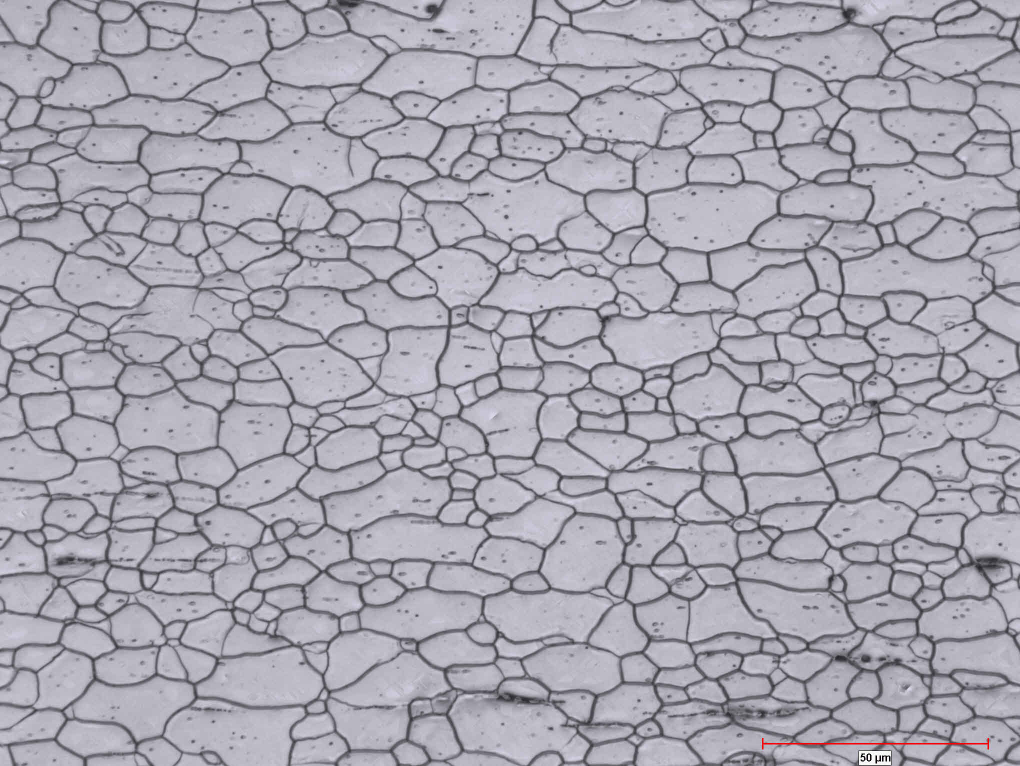
#> input picture grainSizeAndNumber/pictures/1.png, 2040 x 1532 px (shown at 1/2 size)
$ python bitMapBlackPixel.py
#> lines starting #> are read from the running program, lines starting #| are printed output that depends on the picture; after the words box and inside, x2 and y2 are one past the last pixel; in counts of white or black regions, pixels touching at a corner belong together
import cv2

threshold = 140 # this changes pic-to-pic
numberOfLines=10 # how many line you want to draw
imageFile='pictures/1.png'
width=900 # image width after resizingg
height=900 # image height after resizing

def main():
    pixelDifOfEachLine=height//(numberOfLines+1)
    startPixel=pixelDifOfEachLine
    img = cv2.imread(imageFile)  # image file
#> img is the input picture: shape (1532, 2040, 3); mean B, G, R 176.7, 166, 168.1
    image = cv2.resize(img, (width,height), interpolation = cv2.INTER_AREA)
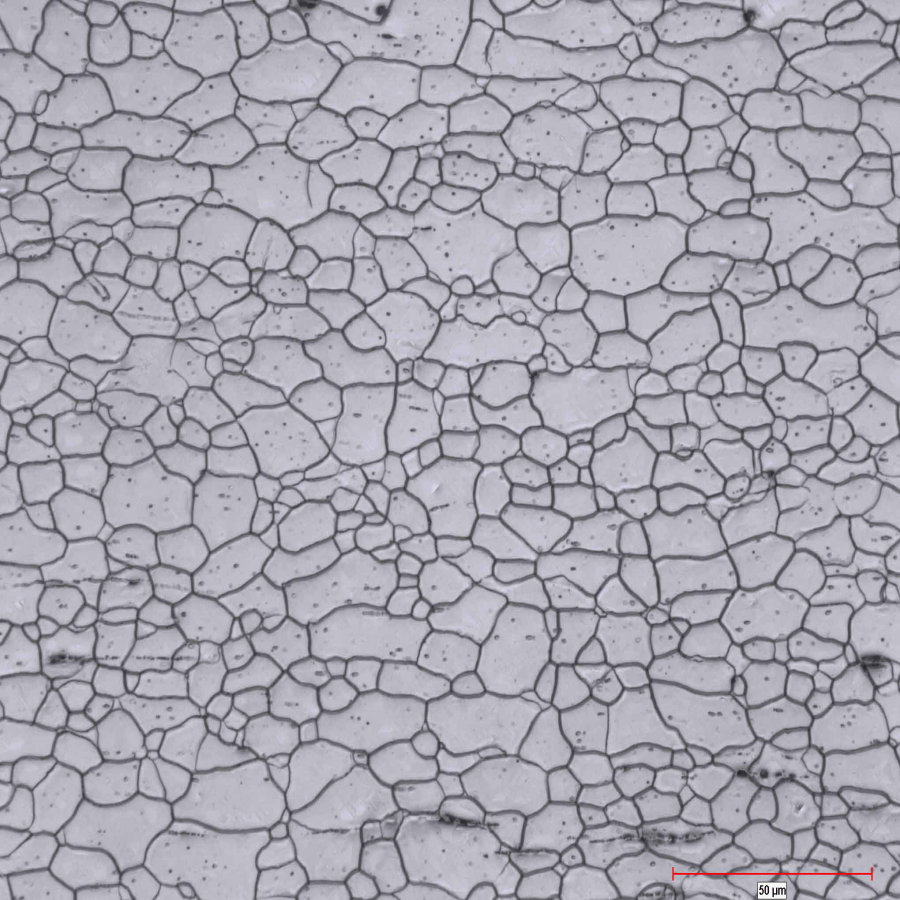
#> image: shape (900, 900, 3); mean B, G, R 176.7, 166, 168.1
    blur = cv2.medianBlur(image, 5)
    blur2 = cv2.medianBlur(blur, 5) ## this picture needs double blur
    gray = cv2.cvtColor(blur2, cv2.COLOR_BGR2GRAY)
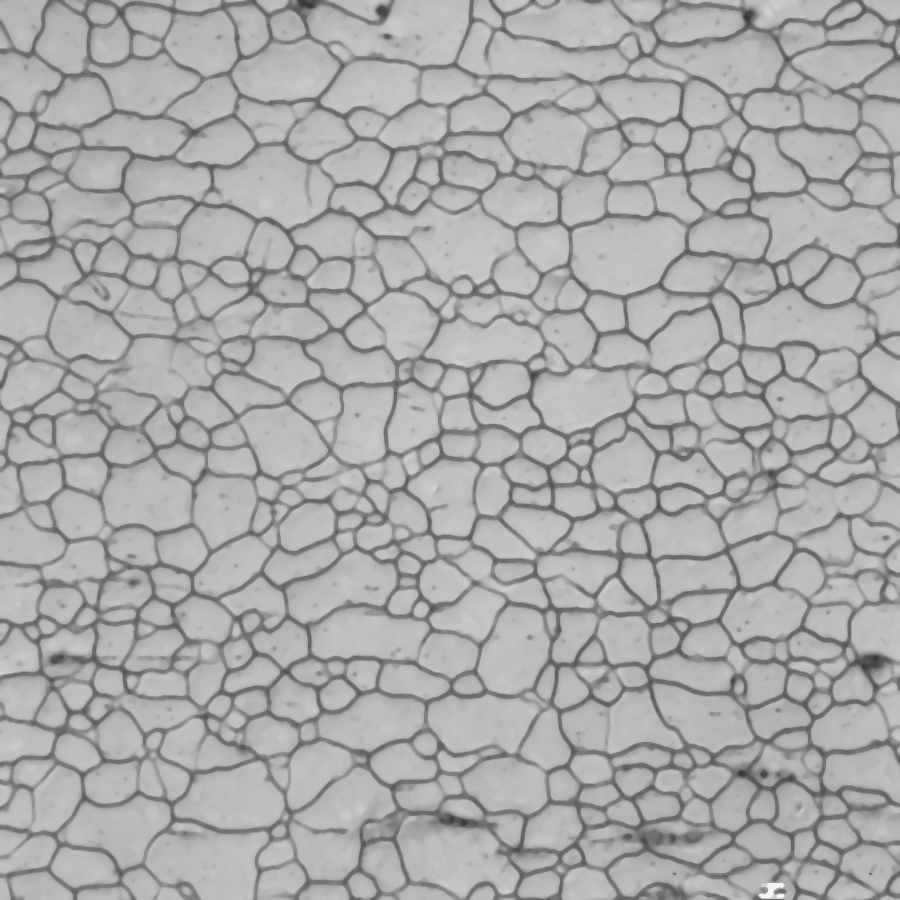
#> gray: shape (900, 900); min 53, max 246, mean 169.7
    bitmap = cv2.threshold(gray,threshold,255, cv2.THRESH_BINARY)[1]
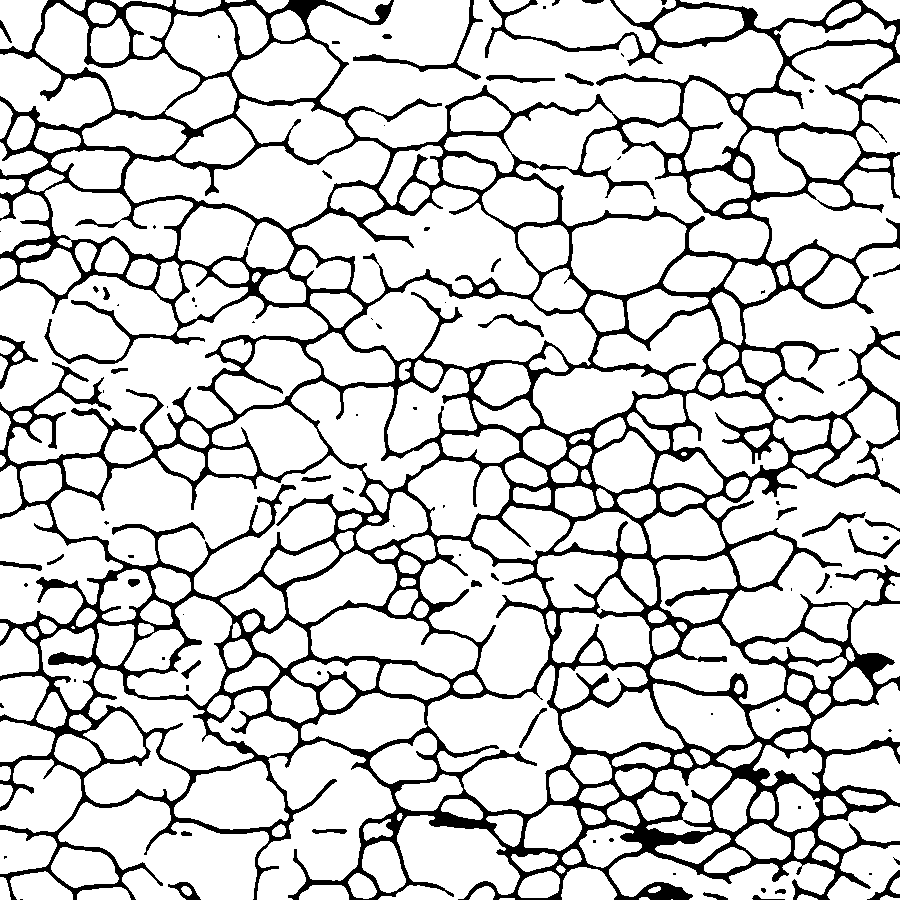
#> bitmap: shape (900, 900); 82.2% white; 91 black regions (48 under 20 px), largest, box (x1, y1, x2, y2) and area: (0, 0, 900, 900) 138657, (353, 0, 483, 80) 862, (0, 335, 38, 389) 485
    backToRgbForLines = cv2.cvtColor(bitmap,cv2.COLOR_GRAY2RGB)
    countOfHorizontalRisingEdge=0
    countOfVerticalRisingEdge=0
    print("Calculation started from the upper-left side!")
    print("Horizontal Lines Starting!")
    for Y in range(startPixel,width-1,pixelDifOfEachLine): # horizontal lines
        countOfRisingEdge = 0
        for X in range(0,height):
            backToRgbForLines[Y][X]=(255,0,0)
            locatedPixel = bitmap[Y][X-1]
            nextPixel = bitmap[Y][X]
            if(locatedPixel==255 and nextPixel==0): # white to black
                countOfHorizontalRisingEdge+=1
                countOfRisingEdge +=1

        print("Y:",Y," finished!")
        print("How Many Edges Passed On This Line : ",countOfRisingEdge)
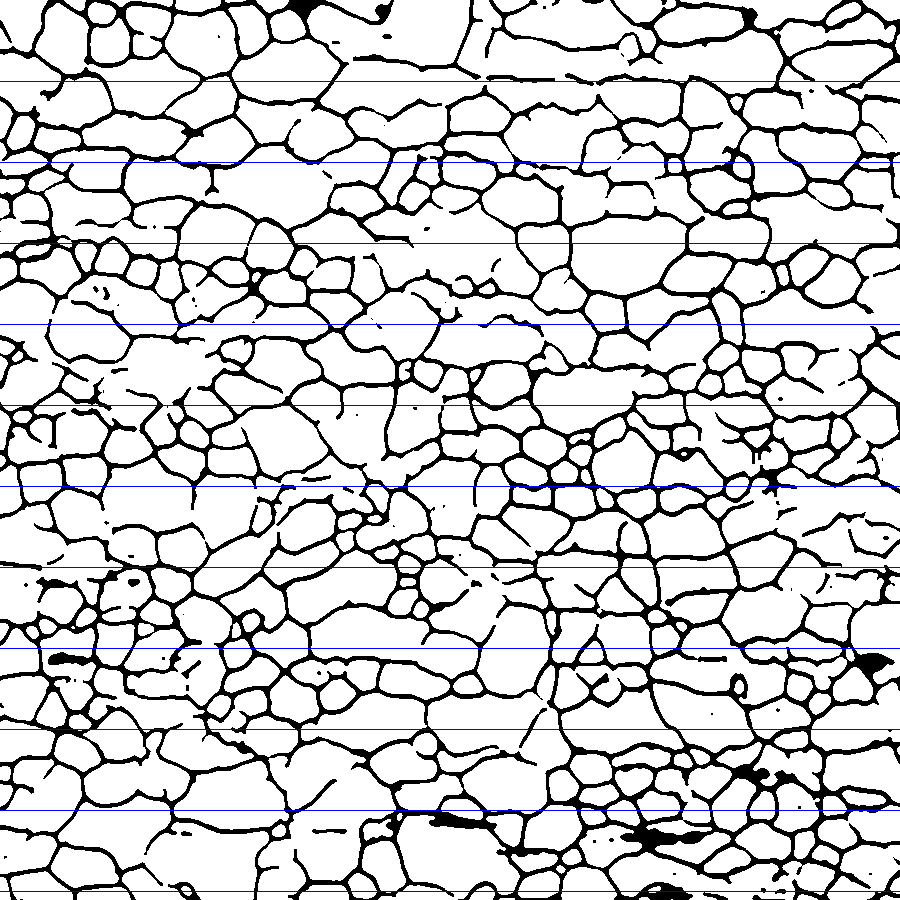
#> backToRgbForLines: shape (900, 900, 3); mean B, G, R 210, 206.9, 206.9
#> after the loop, countOfHorizontalRisingEdge = 188

    print("Horizontal Lines DONE!")
    print("------------------------")
    print("Vertical Lines Starting!")
    for X in range(startPixel,height-1,pixelDifOfEachLine): # vertical lines
        countOfRisingEdge = 0
        for Y in range(0,width):
            backToRgbForLines[Y][X]=(255,0,0)
            locatedPixel = bitmap[Y-1][X]
            nextPixel = bitmap[Y][X]
            if(locatedPixel==255 and nextPixel==0): # white to black
                countOfVerticalRisingEdge+=1
                countOfRisingEdge +=1
        print("X:",X," finished!")
        print("How Many Edges Passed On This Line : ",countOfRisingEdge)
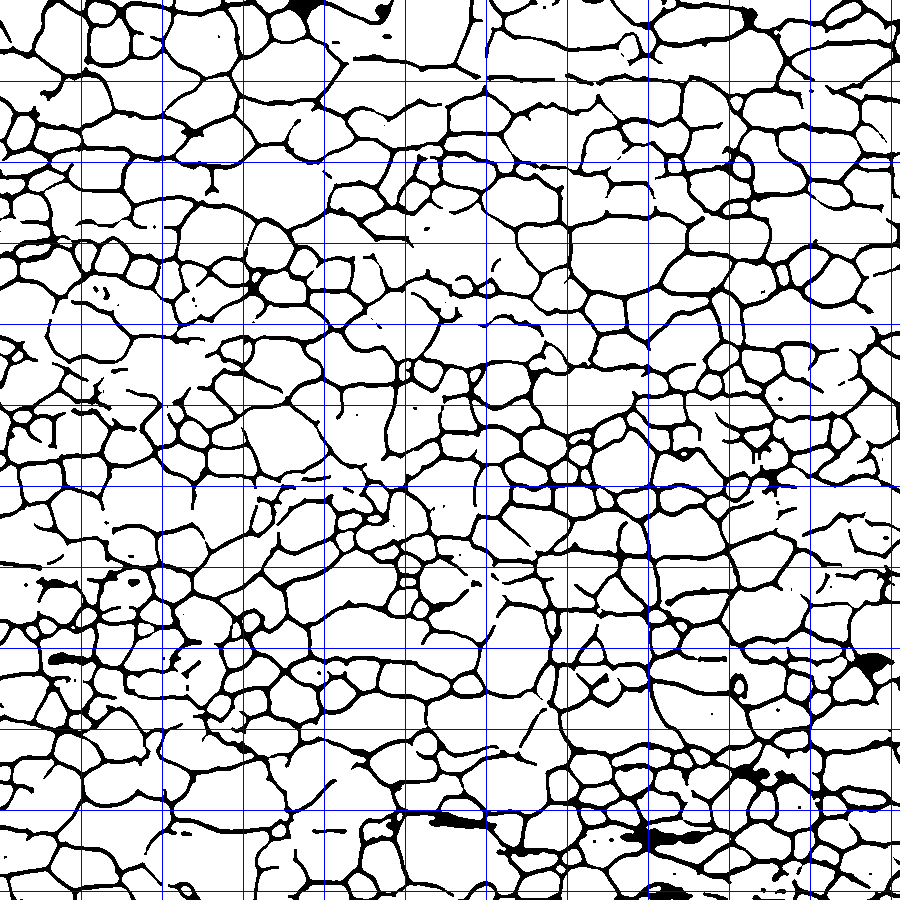
#> backToRgbForLines: shape (900, 900, 3); 1.21% of pixels changed, all inside (x1, y1, x2, y2) = (81, 0, 892, 900)
#> after the loop, countOfVerticalRisingEdge = 280
    print("Vertical Lines DONE!")
    print("------------------------")
    print("How Many On Y (Horizontal)? :",countOfHorizontalRisingEdge)
#| How Many On Y (Horizontal)? : 188
    print("How Many On X (Vertical)? :",countOfVerticalRisingEdge)
#| How Many On X (Vertical)? : 280
    cv2.imshow('backToRgb', backToRgbForLines)

    cv2.imshow('bitmap', bitmap)
    cv2.waitKey()

if __name__ == '__main__':
    main()
